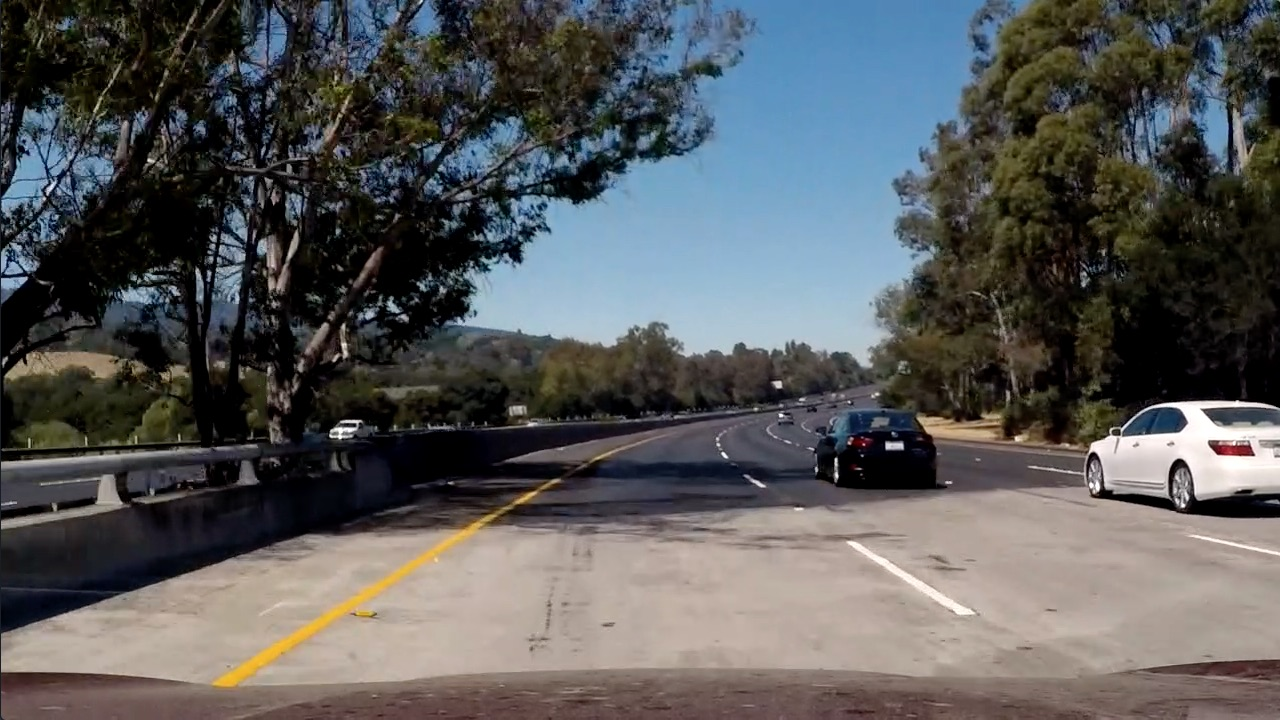
#> input picture test_images/test5.jpg, 1280 x 720 px
$ python image_gradient.py   (older library calls are emulated)
#> lines starting #> are read from the running program, lines starting #| are printed output that depends on the picture; after the words box and inside, x2 and y2 are one past the last pixel; in counts of white or black regions, pixels touching at a corner belong together
### toolbox/multiple_plots_out.py
import numpy as np
import cv2
import matplotlib.pyplot as plt
import logging
import pandas as pd


def plot_cluster(img_list=[], img_text=False, new_img_shape=None, cluster_shape=None, fontsize=18):

    if cluster_shape == None:
        val_col = int(np.ceil(np.sqrt(len(img_list))))
        val_row = int(np.ceil(len(img_list) / val_col))
        cluster_shape = (val_row, val_col)

    if new_img_shape == None:
        if isinstance(img_list[0], np.ndarray):
            new_img_shape = tuple([img_list[0].shape[i] / 100 for i in range(len(img_list[0].shape))])
        else:
            new_img_shape = (7.2, 12.8, 0.03)

        new_img_shape = tuple(reversed(
            [int(new_img_shape[i] * cluster_shape[i] / max(cluster_shape)) for i in range(len(cluster_shape))]))
    # Todo: Calculate New Image Shape if One Value is given

    size_of_cluster = (cluster_shape[0] * cluster_shape[1])
    if size_of_cluster < len(img_list):
        logging.warning('Cluster to small for all Images')

    # Plot the result
    f, plot_cluster = plt.subplots(cluster_shape[0], cluster_shape[1], figsize=new_img_shape, squeeze=False)
    #f.tight_layout()

    plot_index = 0
    for row in range(cluster_shape[0]):
        for col in range(cluster_shape[1]):

            if isinstance(img_list[plot_index], np.ndarray):
                plot_cluster[row][col].imshow(img_list[plot_index], cmap='gray')
            elif isinstance(img_list[plot_index], pd.Series):
                img_list[plot_index].plot(ax=plot_cluster[row][col], stacked=False)
            elif isinstance(img_list[plot_index], pd.DataFrame):
                img_list[plot_index].plot(ax=plot_cluster[row][col], stacked=True)

            if img_text:
                if plot_index < len(img_text):
                    if img_text[plot_index] != None:
                        plot_cluster[row][col].set_title(img_text[plot_index], fontsize=fontsize)
            plot_index += 1
            if (plot_index >= len(img_list)):
                break
        if (plot_index >= len(img_list)):
            break

    plt.subplots_adjust(left=.05, right=.95, top=0.9, bottom=0.1)

    plt.show()


# [9 lines that do not run on import are left out]


    # pd.DataFrame(histogram).plot(ax=ax2)
    # lanes

### image_preprocessing/image_gradient.py
import numpy as np
import cv2
import matplotlib.pyplot as plt

import toolbox.multiple_plots_out as mpo
import toolbox.multiple_image_out as mio

def convolutional_unsharpen():
    return 0

def abs_sobel_thresh(one_color_channel_image, orient='x', sobel_kernel=3, grad_thresh=(0, 255)):
    # Sobel Kernel needs to be odd
    if sobel_kernel % 2 == 0:
        sobel_kernel = sobel_kernel + 1
    # Calculate directional gradient
    if orient == 'x':
        sobel = cv2.Sobel(one_color_channel_image, cv2.CV_64F, 1, 0, ksize=sobel_kernel)
    elif orient == 'y':
        sobel = cv2.Sobel(one_color_channel_image, cv2.CV_64F, 0, 1, ksize=sobel_kernel)
    else:
        print('No Orientation for Sobel Operator')
    # Calculate Absolute Value of the derivative or gradient
    abs_sobel = np.absolute(sobel)
    # Scale to 8-bit (0 - 255) and convert to type = np.uint8
    scale_factor = np.max(abs_sobel) / 255  # Will use this to scale back to 8-bit scale
    abs_sobel = (abs_sobel / scale_factor).astype(np.uint8)  # rescaling to 8-bit
    # 6) Create a binary mask where mag thresholds are met
    grad_binary = np.zeros_like(abs_sobel)
    grad_binary[(abs_sobel >= grad_thresh[0]) & (abs_sobel <= grad_thresh[1])] = 1
    return grad_binary

def mag_thresh(one_color_channel_image, sobel_kernel=3, mag_thresh=(0, 255)):
    # Sobel Kernel needs to be odd
    if sobel_kernel%2==0:
        sobel_kernel = sobel_kernel + 1
    # Take the gradient in x and y separately
    sobelx = cv2.Sobel(one_color_channel_image, cv2.CV_64F, 1, 0, ksize=sobel_kernel)
    sobely = cv2.Sobel(one_color_channel_image, cv2.CV_64F, 0, 1, ksize=sobel_kernel)
    # Calculate the magnitude
    mag = np.sqrt(np.power(sobelx, 2.) + np.power(sobely, 2.))
    # Scale to 8-bit (0 - 255) and convert to type = np.uint8
    scale_factor = np.max(mag) / 255  # Will use this to scale back to 8-bit scale
    mag = (mag / scale_factor).astype(np.uint8)  # rescaling to 8-bit
    # 6) Create a binary mask where mag thresholds are met
    mag_binary = np.zeros_like(mag)
    # mag_binary_filled = np.zeros_like(mag)
    mag_binary[(mag >= mag_thresh[0]) & (mag <= mag_thresh[1])] = 255
    # [10 lines of commented-out code are left out]

    return mag_binary

def dir_threshold(one_color_channel_image, sobel_kernel=3, thresh=(0, np.pi/2)):
    # Sobel Kernel needs to be odd
    if sobel_kernel % 2 == 0:
        sobel_kernel = sobel_kernel + 1
    # Take the gradient in x and y separately
    sobelx = cv2.Sobel(one_color_channel_image, cv2.CV_64F, 1, 0, ksize=sobel_kernel)
    sobely = cv2.Sobel(one_color_channel_image, cv2.CV_64F, 0, 1, ksize=sobel_kernel)

    with np.errstate(divide='ignore', invalid='ignore'):
        direction = np.arctan(sobely/sobelx)
        direction = np.absolute(direction)

        dir_binary = np.zeros_like(direction, dtype=np.uint8)
        dir_binary[(direction > thresh[0]) & (direction < thresh[1])] = 255

    return dir_binary

if __name__ == "__main__":

    # Read in an image and grayscale it
    image = cv2.imread('../test_images/test5.jpg')
#> image is the input picture: shape (720, 1280, 3); mean B, G, R 89.8, 89.3, 88.5
    image = cv2.cvtColor(image, cv2.COLOR_BGR2RGB)

    one_color_channel = cv2.cvtColor(image, cv2.COLOR_RGB2GRAY)

    gradx = abs_sobel_thresh(one_color_channel, 'x', 9, (5, 200))
#> in abs_sobel_thresh, `scale_factor = np.max(abs_sobel) / 255`: scale_factor = 7199.6
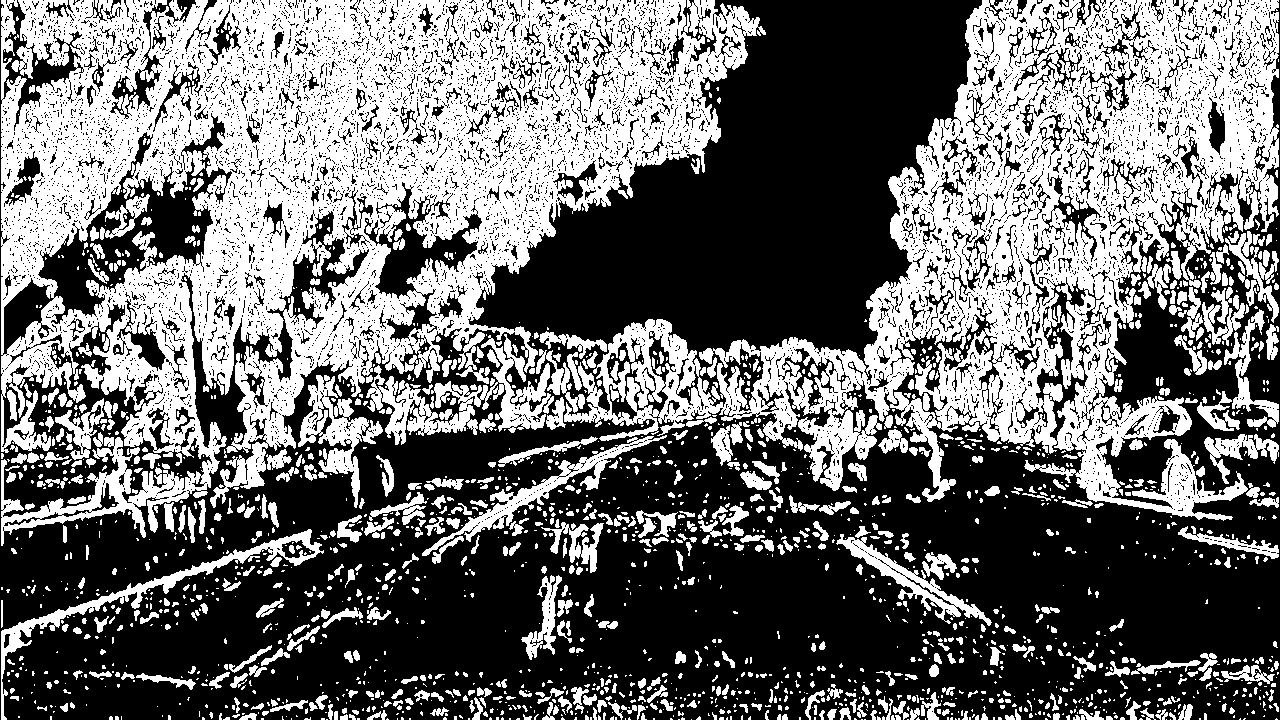
#> gradx: shape (720, 1280); values 0 (black) and 1 (white), 42.8% white; 2204 white regions (1542 under 20 px), largest, box (x1, y1, x2, y2) and area: (1, 0, 766, 546) 185604, (564, 0, 1279, 521) 124281, (366, 334, 554, 445) 6272
    grady = abs_sobel_thresh(one_color_channel, 'y', 9, (5, 200))
#> grady: shape (720, 1280); values 0 (black) and 1 (white), 49.9% white; 1462 white regions (971 under 20 px), largest, box (x1, y1, x2, y2) and area: (0, 1, 1280, 646) 368689, (0, 604, 1280, 719) 38740, (1113, 521, 1280, 577) 2868
    mag_binary= mag_thresh(one_color_channel, 9, (50,200))
#> in mag_thresh, `mag = np.sqrt(np.power(sobelx, 2.) + np.power(sobely, 2.))`:
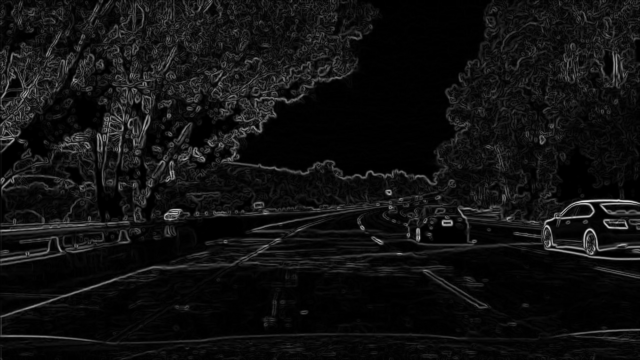
#> mag: shape (720, 1280) float64 (shown at 1/2 size); min 0, max 2211799.6, mean 147883.6; drawn with min black and max white
#> in mag_thresh, `scale_factor = np.max(mag) / 255`: scale_factor = 8673.7
#> mag_binary: shape (720, 1280); 8.2% white; 1638 white regions (1124 under 20 px), largest, box (x1, y1, x2, y2) and area: (1084, 398, 1280, 520) 5508, (442, 184, 685, 351) 3915, (0, 442, 259, 470) 1920
    dir_binary = dir_threshold(one_color_channel, 9, (0.7, 1.2))
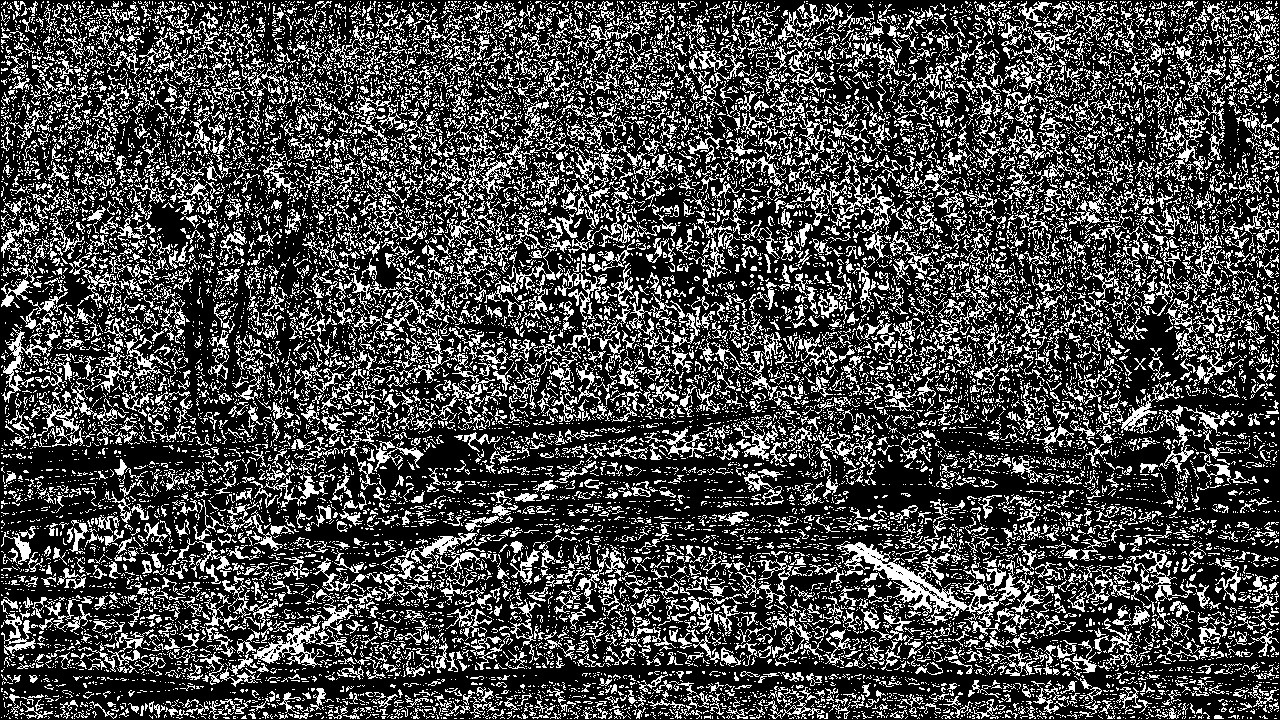
#> dir_binary: shape (720, 1280); 28.1% white in thin lines or dots

    combined = np.zeros_like(dir_binary)
    #combined[((gradx == 1) & (grady == 1)) | ((mag_binary == 1) & (dir_binary == 1))] = 1
    combined[((mag_binary >= 1) & (dir_binary >= 1))] = 1

    mpo.plot_cluster([gradx, grady, mag_binary, dir_binary, combined])
#> in plot_cluster, `val_col = int(np.ceil(np.sqrt(len(img_list))))`: val_col = 3
#> in plot_cluster, `val_row = int(np.ceil(len(img_list) / val_col))`: val_row = 2
#> in plot_cluster, `cluster_shape = (val_row, val_col)`: cluster_shape = (2, 3)
#> in plot_cluster, `new_img_shape = tuple(reversed( [int(new_img_shape[i] * cluster_shape[..`: new_img_shape = (12, 4)
#> in plot_cluster, `size_of_cluster = (cluster_shape[0] * cluster_shape[1])`: size_of_cluster = 6
#> after the loop in plot_cluster, `for row in range(cluster_shape[0]):`: plot_index = 5
#> in plot_cluster, `plt.show()`:
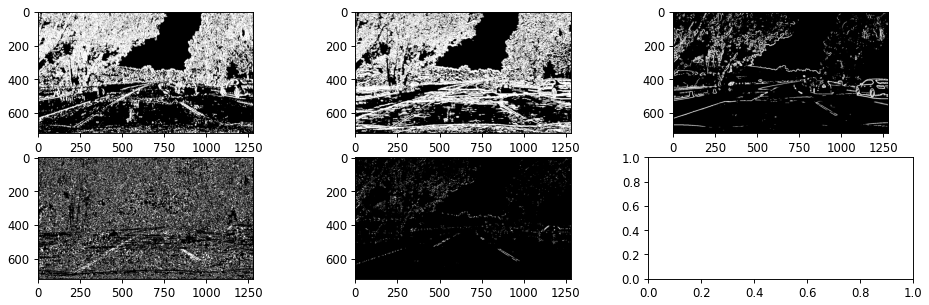
#> figure drawn by matplotlib, 5 panels
    mpo.plot_cluster([image, combined], img_text=['Original Image', 'Thresholded Gradient'])
#> call 2 of plot_cluster, with fontsize = 18
#> in plot_cluster (call 2), `val_col = int(np.ceil(np.sqrt(len(img_list))))`: val_col = 2
#> in plot_cluster (call 2), `val_row = int(np.ceil(len(img_list) / val_col))`: val_row = 1
#> in plot_cluster (call 2), `cluster_shape = (val_row, val_col)`: cluster_shape = (1, 2)
#> in plot_cluster (call 2), `new_img_shape = tuple(reversed( [int(new_img_shape[i] * cluster_shape[..`: new_img_shape = (12, 3)
#> in plot_cluster (call 2), `size_of_cluster = (cluster_shape[0] * cluster_shape[1])`: size_of_cluster = 2
#> in plot_cluster (call 2), `plt.show()`:
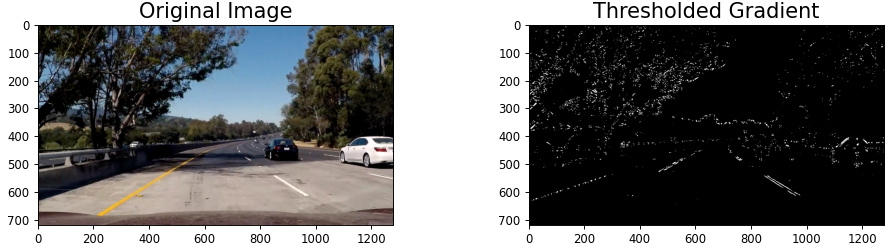
#> figure drawn by matplotlib, 2 panels

$ run again, with test_images/test1.jpg copied over test_images/test5.jpg
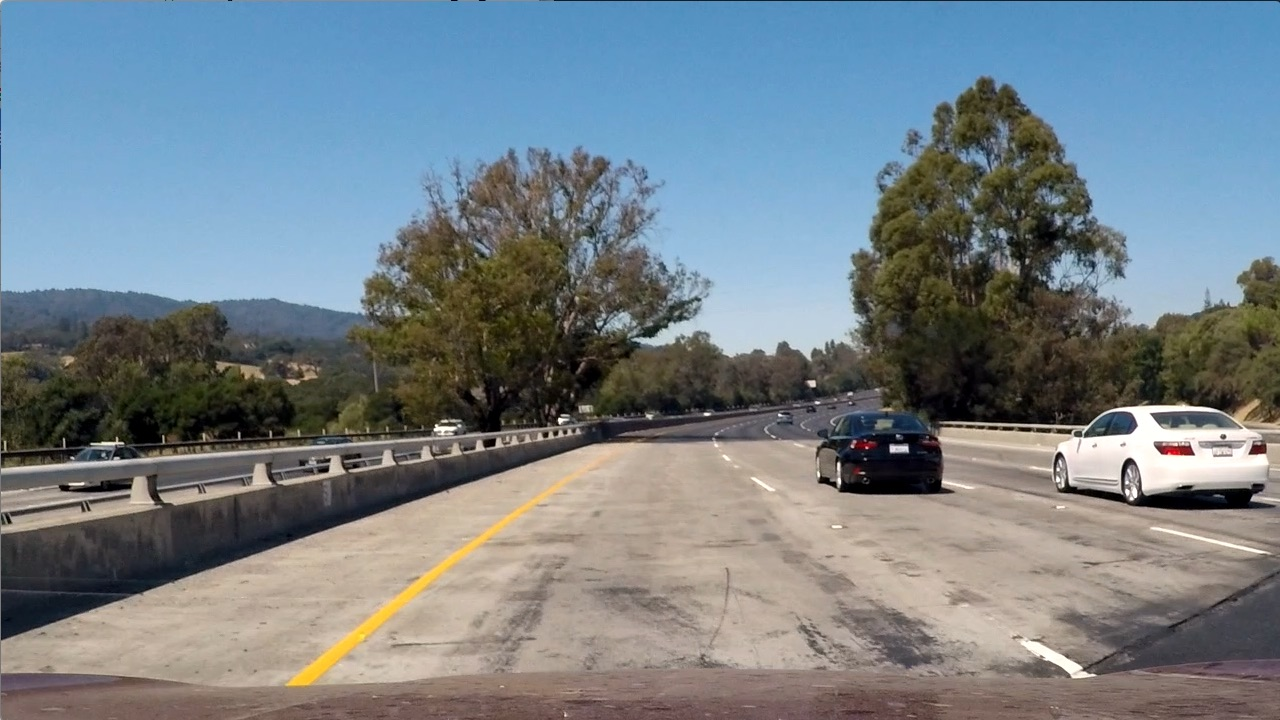
#> input picture test_images/test1.jpg, 1280 x 720 px
#> image is the input picture: shape (720, 1280, 3); mean B, G, R 135.5, 128.7, 117.5
#> in abs_sobel_thresh, `scale_factor = np.max(abs_sobel) / 255`: scale_factor = 7415.8
#> `gradx = abs_sobel_thresh(one_color_channel, 'x', 9, (5, 200))`:
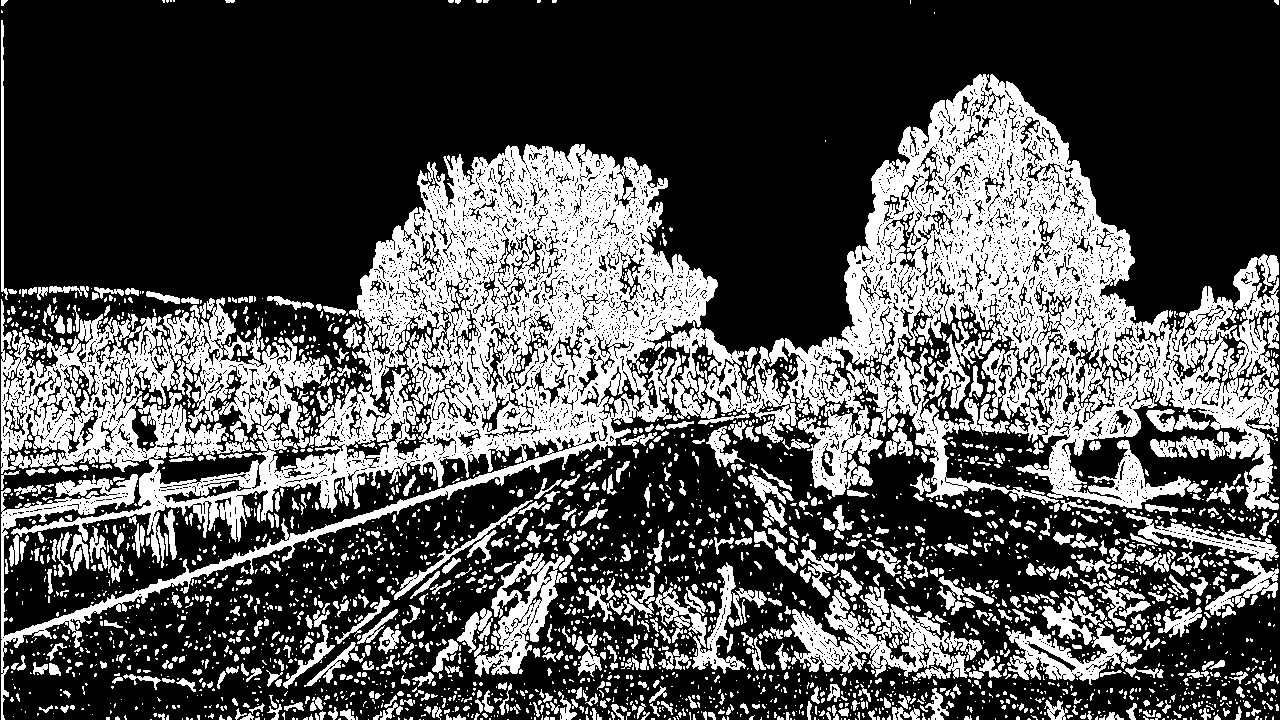
#> gradx: shape (720, 1280); values 0 (black) and 1 (white), 32.1% white; 3105 white regions (2298 under 20 px), largest, box (x1, y1, x2, y2) and area: (1, 74, 1279, 720) 202596, (791, 586, 984, 679) 7036, (474, 553, 572, 677) 4197
#> grady: shape (720, 1280); values 0 (black) and 1 (white), 43.2% white; 1372 white regions (999 under 20 px), largest, box (x1, y1, x2, y2) and area: (0, 73, 1280, 719) 345676, (242, 473, 674, 627) 7789, (605, 525, 816, 563) 2358
#> in mag_thresh, `scale_factor = np.max(mag) / 255`: scale_factor = 8082.4
#> mag_binary: shape (720, 1280); 5.8% white; 840 white regions (597 under 20 px), largest, box (x1, y1, x2, y2) and area: (0, 397, 1280, 642) 13790, (0, 412, 571, 470) 3644, (0, 421, 602, 476) 3273
#> dir_binary: shape (720, 1280); 30.3% white in thin lines or dots
#> val_col = 3
#> val_row = 2
#> cluster_shape = (2, 3)
#> in plot_cluster, `new_img_shape = tuple(reversed( [int(new_img_shape[i] * cluster_shape[..`: new_img_shape = (12, 4)
#> size_of_cluster = 6
#> after the loop in plot_cluster, `for row in range(cluster_shape[0]):`: plot_index = 5
#> val_col = 2
#> val_row = 1
#> cluster_shape = (1, 2)
#> in plot_cluster (call 2), `new_img_shape = tuple(reversed( [int(new_img_shape[i] * cluster_shape[..`: new_img_shape = (12, 3)
#> size_of_cluster = 2
#> in plot_cluster (call 2), `plt.show()`:
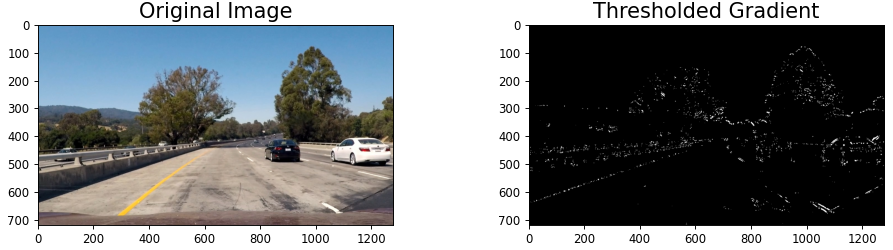
#> figure drawn by matplotlib, 2 panels
